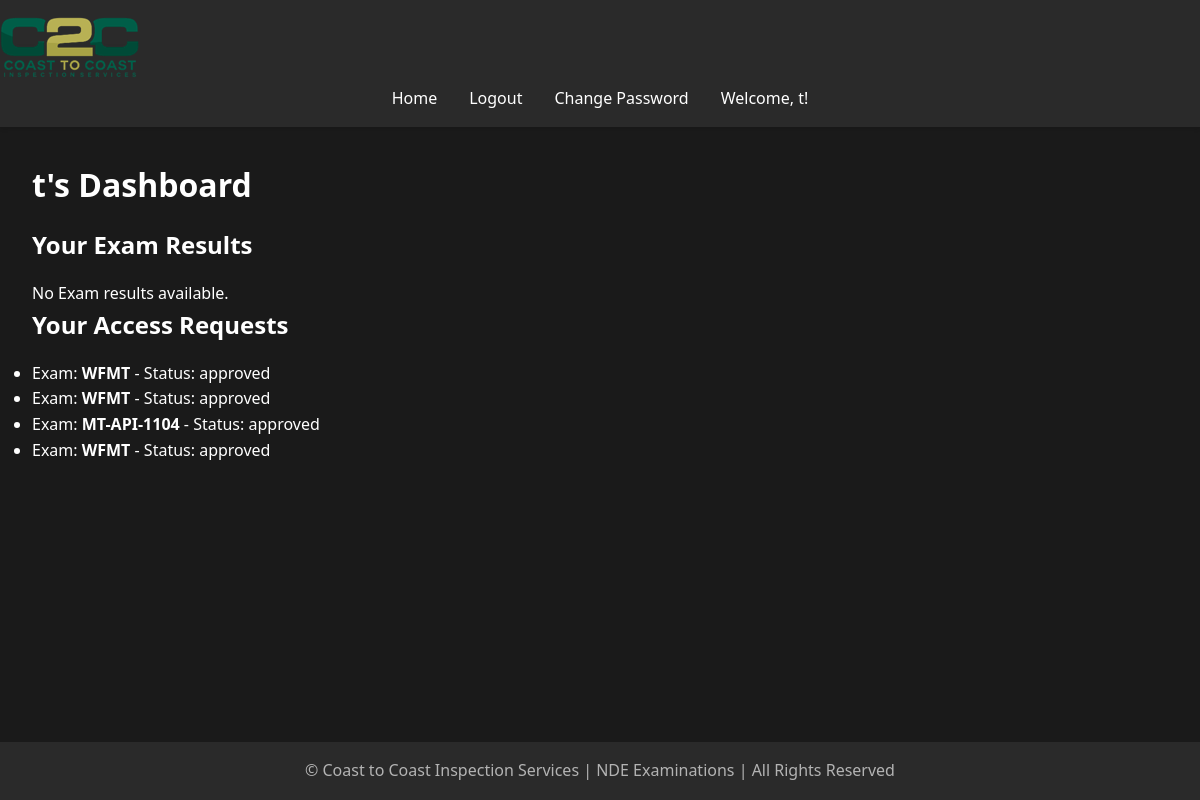
/dashboard (signed in), run on an earlier commit of the app's database.
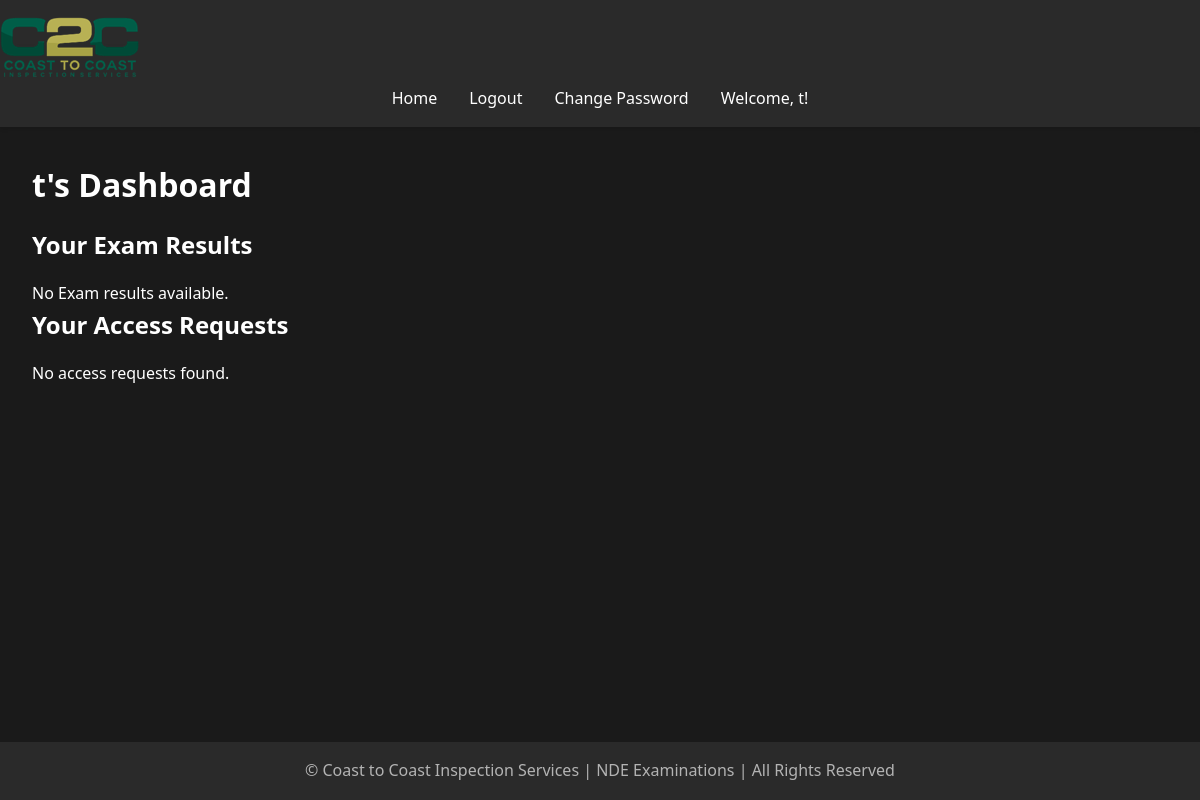
And on a later commit of the database.
### models.py (models this page shows, shortened)
class User(UserMixin, db.Model):
    id = db.Column(db.Integer, primary_key=True)
    username = db.Column(db.String(80), unique=True, nullable=False)
    password = db.Column(db.String(120), nullable=False)
    is_admin = db.Column(db.Boolean, default=False)
    exam_results = db.relationship('ExamResult', back_populates='user', lazy=True)
    accesses = db.relationship('ExamAccess', back_populates='user', lazy=True)
    access_requests = db.relationship('ExamAccessRequest', back_populates='user', lazy=True)

class ExamAccessRequest(db.Model):
    id = db.Column(db.Integer, primary_key=True)
    user_id = db.Column(db.Integer, db.ForeignKey('user.id', ondelete='CASCADE'), nullable=False)
    exam_id = db.Column(db.Integer, db.ForeignKey('exam.id'), nullable=False)
    status = db.Column(db.String(20), default='pending')  # 'pending', 'approved', 'denied'
    request_date = db.Column(db.DateTime, default=datetime.utcnow)
    response_date = db.Column(db.DateTime)
    admin_comment = db.Column(db.String(500))
    user = db.relationship('User', back_populates='access_requests')
    exam = db.relationship('Exam', back_populates='access_requests')

class Exam(db.Model):
    __tablename__ = 'exam'
    id = db.Column(db.Integer, primary_key=True)
    title = db.Column(db.String(100), nullable=False)
    question_count = db.Column(db.Integer, nullable=False, default=10)
    exam_results = relationship('ExamResult', back_populates='exam', cascade='all, delete-orphan')
    questions = relationship('Question', back_populates='exam', cascade='all, delete-orphan')
    accesses = db.relationship('ExamAccess', back_populates='exam', lazy=True, cascade="all, delete-orphan")
    access_requests = db.relationship('ExamAccessRequest', back_populates='exam', lazy=True, cascade="all, delete-orphan")

### app.py (the view)
@app.route('/dashboard')
@login_required
def user_dashboard():
    user_requests = ExamAccessRequest.query.filter_by(user_id=current_user.id).all()
    exam_results = ExamResult.query.filter_by(user_id=current_user.id).all()
    return render_template('user_dashboard.html', requests=user_requests, exam_results=exam_results)

### app.py (called while the page is built)
@app.before_request
def reset_session_on_navigation():
    exam_endpoints = ['take_exam', 'submit_exam']
    current_endpoint = request.endpoint
    if current_endpoint is None:
        return

@app.context_processor
def utility_processor():
    def format_pacific_time(utc_dt):
        pacific_time = utc_to_pacific(utc_dt)
        return pacific_time.strftime('%Y-%m-%d %I:%M:%S %p %Z')
    return dict(format_pacific_time=format_pacific_time)

@login_manager.user_loader
def load_user(user_id):
    return User.query.get(int(user_id))

@app.before_request
def manage_exam_session():
    if 'start_new_exam' in request.args:
        session.pop('answers', None)
        session.pop('flagged', None)
        session.pop('current_index', None)
        session.pop('start_time', None)
    elif 'exam_submitted' in session and request.endpoint != 'exam_results':
        session.pop('answers', None)
        session.pop('flagged', None)
        session.pop('current_index', None)
        session.pop('start_time', None)
        session.pop('exam_submitted', None)

### templates/user_dashboard.html (shortened to what this page needs)
{% extends "base.html" %}
{% block content %}
    <h1>{{ current_user.username }}'s Dashboard</h1>
    <h2>Your Exam Results</h2>
    <ul>
        {% if exam_results %}
            {% for result in exam_results %}
            <li>
                <strong>{{ result.exam.title }}</strong>: You scored {{ result.score }} out of {{ result.exam.questions|length }}.
            </li>
            {% endfor %}
        {% else %}
            <p>No Exam results available.</p>
        {% endif %}
    </ul>
    <h2>Your Access Requests</h2>
    <ul>
        {% if requests %}
            {% for request in requests %}
            <li>
                Exam: <strong>{{ request.exam.title }}</strong> - Status: {{ request.status }}
            </li>
            {% endfor %}
        {% else %}
            <p>No access requests found.</p>
        {% endif %}
    </ul>
{% endblock %}

### templates/base.html (shortened to what this page needs)
<!DOCTYPE html>
<html lang="en">
<head>
    <link rel="stylesheet" href="{{ url_for('static', filename='css/style.css') }}">
</head>
<body>
    <header>
        <nav class="navbar">
            <a class="navbar-brand" href="{{ url_for('home') }}">
                <img src="{{ url_for('static', filename='images/logo.png') }}" alt="Logo" class="logo">
            </a>
            <ul class="navbar-nav">
                <li><a href="{{ url_for('home') }}">Home</a></li>
                {% if current_user.is_authenticated %}
                    <li><a href="{{ url_for('logout') }}">Logout</a></li>
                    <li><a href="{{ url_for('change_password') }}">Change Password</a></li>
                    <li class="user-welcome">
                        <span>Welcome, {{ current_user.username }}!</span>
                    </li>
                {% else %}
                    <li><a href="{{ url_for('login') }}">Login</a></li>
                    <li><a href="{{ url_for('register') }}">Register</a></li>
                {% endif %}
            </ul>
        </nav>
    </header>
    <main>
        {% block content %}{% endblock %}
    </main>
    <footer>
        <p>&copy; Coast to Coast Inspection Services | NDE Examinations | All Rights Reserved</p>
    </footer>
</body>
</html>

### static/css/style.css (style rules this page uses)
:root { --bg-primary: #1a1a1a; --bg-secondary: #2a2a2a; --text-primary: #ffffff; --text-secondary: #b3b3b3; --accent-color: #87c787; --error-color: #cf6679; --success-color: #03dac6; }
* { box-sizing: border-box; margin: 0; padding: 0; }
body { font-family: 'Segoe UI', Tahoma, Geneva, Verdana, sans-serif; line-height: 1.6; color: var(--text-primary); background-color: var(--bg-primary); min-height: 100vh; display: flex; flex-direction: column; }
header { background-color: var(--bg-secondary); padding: 1rem 0; box-shadow: 0 2px 4px rgba(0,0,0,0.1); }
nav ul { display: flex; justify-content: center; align-items: center; height: 100%; list-style-type: none; margin: 0; padding: 0; }
nav ul li { margin: 0 1rem; }
nav ul li a { color: var(--text-primary); text-decoration: none; font-weight: 500; transition: color 0.3s ease; }
main { flex: 1; padding: 2rem; max-width: 1200px; margin: 0 auto; width: 100%; }
h1, h2, h3 { margin-bottom: 1rem; color: var(--text-primary); }
a { color: var(--accent-color); text-decoration: none; transition: color 0.3s ease; }
footer { text-align: center; padding: 1rem 0; background-color: var(--bg-secondary); color: var(--text-secondary); }

What changed in the data, as far as the page shows it:
removed ExamAccessRequest: exam "WFMT", status "approved"
removed ExamAccessRequest: exam "WFMT", status "approved"
removed ExamAccessRequest: exam "MT-API-1104", status "approved"
removed ExamAccessRequest: exam "WFMT", status "approved"
Also different on the page:
text now shown: "No access requests found."
